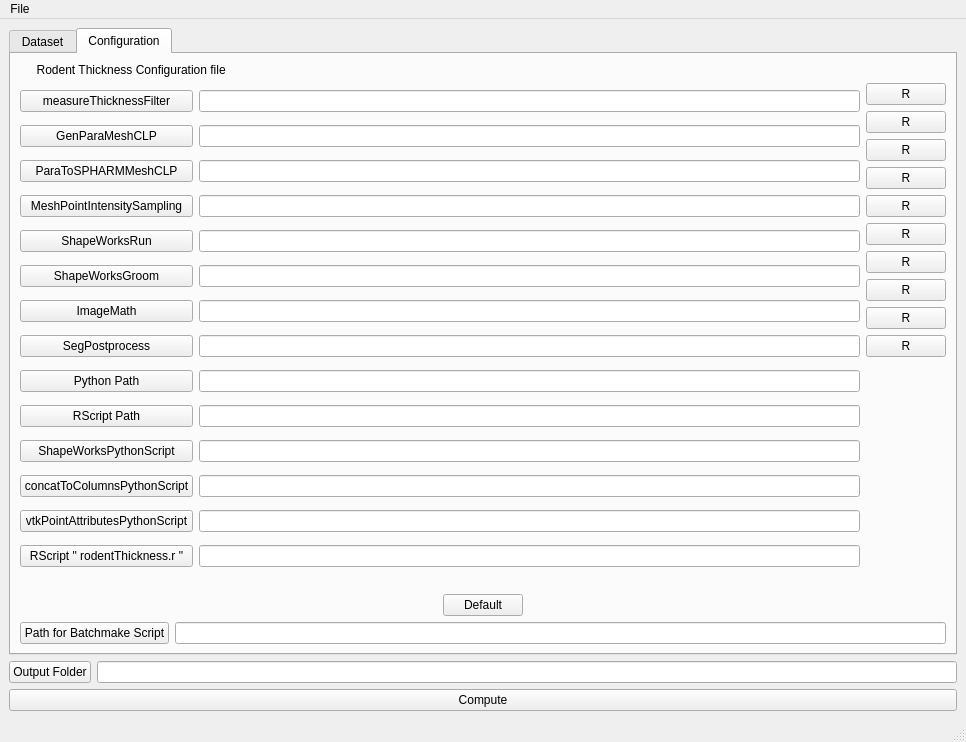
<?xml version="1.0" encoding="UTF-8"?>
<ui version="4.0">
 <class>MainWindow</class>
 <widget class="QMainWindow" name="MainWindow">
  <property name="geometry">
   <rect>
    <x>0</x>
    <y>0</y>
    <width>966</width>
    <height>742</height>
   </rect>
  </property>
  <property name="windowTitle">
   <string>MainWindow</string>
  </property>
  <widget class="QWidget" name="centralwidget">
   <layout class="QVBoxLayout" name="verticalLayout_4">
    <item>
     <widget class="QTabWidget" name="tabWidget">
      <property name="contextMenuPolicy">
       <enum>Qt::NoContextMenu</enum>
      </property>
      <property name="currentIndex">
       <number>1</number>
      </property>
      <widget class="QWidget" name="Dataset">
       <attribute name="title">
        <string>Dataset</string>
       </attribute>
       <widget class="QLabel" name="label">
        <property name="geometry">
         <rect>
          <x>160</x>
          <y>40</y>
          <width>491</width>
          <height>20</height>
         </rect>
        </property>
        <property name="text">
         <string>  ENTER THE SUBJECT THEN THE PATH AND THE NAME OF THE INPUT</string>
        </property>
       </widget>
       <widget class="QWidget" name="verticalLayoutWidget">
        <property name="geometry">
         <rect>
          <x>540</x>
          <y>90</y>
          <width>339</width>
          <height>251</height>
         </rect>
        </property>
        <layout class="QVBoxLayout" name="verticalLayout">
         <item>
          <spacer name="verticalSpacer">
           <property name="orientation">
            <enum>Qt::Vertical</enum>
           </property>
           <property name="sizeHint" stdset="0">
            <size>
             <width>20</width>
             <height>40</height>
            </size>
           </property>
          </spacer>
         </item>
         <item>
          <widget class="QPushButton" name="loaddataButton">
           <property name="text">
            <string>Load data</string>
           </property>
          </widget>
         </item>
         <item>
          <spacer name="verticalSpacer_3">
           <property name="orientation">
            <enum>Qt::Vertical</enum>
           </property>
           <property name="sizeHint" stdset="0">
            <size>
             <width>20</width>
             <height>40</height>
            </size>
           </property>
          </spacer>
         </item>
         <item>
          <widget class="QPushButton" name="savedatabutton">
           <property name="text">
            <string>Save data</string>
           </property>
          </widget>
         </item>
         <item>
          <spacer name="verticalSpacer_4">
           <property name="orientation">
            <enum>Qt::Vertical</enum>
           </property>
           <property name="sizeHint" stdset="0">
            <size>
             <width>20</width>
             <height>40</height>
            </size>
           </property>
          </spacer>
         </item>
         <item>
          <widget class="QCheckBox" name="StatisticBox">
           <property name="text">
            <string>Compute the statistic part after processing part</string>
           </property>
          </widget>
         </item>
         <item>
          <spacer name="verticalSpacer_2">
           <property name="orientation">
            <enum>Qt::Vertical</enum>
           </property>
           <property name="sizeHint" stdset="0">
            <size>
             <width>20</width>
             <height>40</height>
            </size>
           </property>
          </spacer>
         </item>
        </layout>
       </widget>
       <widget class="QWidget" name="horizontalLayoutWidget_2">
        <property name="geometry">
         <rect>
          <x>50</x>
          <y>90</y>
          <width>461</width>
          <height>251</height>
         </rect>
        </property>
        <layout class="QHBoxLayout" name="horizontalLayout_2">
         <item>
          <widget class="QTableWidget" name="tableWidget">
           <row>
            <property name="text">
             <string> Row 1</string>
            </property>
           </row>
           <row>
            <property name="text">
             <string>Row 2</string>
            </property>
           </row>
           <column>
            <property name="text">
             <string>subject</string>
            </property>
           </column>
           <column>
            <property name="text">
             <string>Input image</string>
            </property>
            <property name="font">
             <font>
              <pointsize>10</pointsize>
             </font>
            </property>
           </column>
           <column>
            <property name="text">
             <string>Group</string>
            </property>
           </column>
          </widget>
         </item>
        </layout>
       </widget>
       <widget class="QWidget" name="horizontalLayoutWidget">
        <property name="geometry">
         <rect>
          <x>50</x>
          <y>370</y>
          <width>451</width>
          <height>61</height>
         </rect>
        </property>
        <layout class="QHBoxLayout" name="horizontalLayout">
         <item>
          <spacer name="horizontalSpacer_4">
           <property name="orientation">
            <enum>Qt::Horizontal</enum>
           </property>
           <property name="sizeHint" stdset="0">
            <size>
             <width>40</width>
             <height>20</height>
            </size>
           </property>
          </spacer>
         </item>
         <item>
          <widget class="QPushButton" name="AddRowButton">
           <property name="text">
            <string>AddRow</string>
           </property>
          </widget>
         </item>
         <item>
          <spacer name="horizontalSpacer_5">
           <property name="orientation">
            <enum>Qt::Horizontal</enum>
           </property>
           <property name="sizeHint" stdset="0">
            <size>
             <width>40</width>
             <height>20</height>
            </size>
           </property>
          </spacer>
         </item>
         <item>
          <widget class="QPushButton" name="DeleteRowButton">
           <property name="text">
            <string>DeleteRow</string>
           </property>
          </widget>
         </item>
         <item>
          <spacer name="horizontalSpacer_3">
           <property name="orientation">
            <enum>Qt::Horizontal</enum>
           </property>
           <property name="sizeHint" stdset="0">
            <size>
             <width>40</width>
             <height>20</height>
            </size>
           </property>
          </spacer>
         </item>
        </layout>
       </widget>
      </widget>
      <widget class="QWidget" name="ConfigFile">
       <attribute name="title">
        <string>Configuration</string>
       </attribute>
       <layout class="QVBoxLayout" name="verticalLayout_3">
        <item>
         <widget class="QLabel" name="label_2">
          <property name="text">
           <string>     Rodent Thickness Configuration file</string>
          </property>
         </widget>
        </item>
        <item>
         <layout class="QHBoxLayout" name="horizontalLayout_3">
          <item>
           <layout class="QVBoxLayout" name="verticalLayout_5">
            <item>
             <widget class="QPushButton" name="measureThicknessFilterButton">
              <property name="text">
               <string>measureThicknessFilter</string>
              </property>
             </widget>
            </item>
            <item>
             <widget class="QPushButton" name="GenParaMeshCLPButton">
              <property name="text">
               <string>GenParaMeshCLP</string>
              </property>
             </widget>
            </item>
            <item>
             <widget class="QPushButton" name="ParaToSPHARMMeshCLPButton">
              <property name="text">
               <string>ParaToSPHARMMeshCLP</string>
              </property>
             </widget>
            </item>
            <item>
             <widget class="QPushButton" name="MeshPointIntensitySamplingButton">
              <property name="text">
               <string>MeshPointIntensitySampling</string>
              </property>
             </widget>
            </item>
            <item>
             <widget class="QPushButton" name="ShapeWorksRunButton">
              <property name="text">
               <string>ShapeWorksRun</string>
              </property>
             </widget>
            </item>
            <item>
             <widget class="QPushButton" name="ShapeWorksGroomButton">
              <property name="text">
               <string>ShapeWorksGroom</string>
              </property>
             </widget>
            </item>
            <item>
             <widget class="QPushButton" name="ImageMathButton">
              <property name="text">
               <string>ImageMath</string>
              </property>
             </widget>
            </item>
            <item>
             <widget class="QPushButton" name="SegPostprocessButton">
              <property name="text">
               <string>SegPostprocess</string>
              </property>
             </widget>
            </item>
            <item>
             <widget class="QPushButton" name="PythonPathButton">
              <property name="text">
               <string>Python Path</string>
              </property>
             </widget>
            </item>
            <item>
             <widget class="QPushButton" name="RScriptPathButton">
              <property name="text">
               <string>RScript Path</string>
              </property>
             </widget>
            </item>
            <item>
             <widget class="QPushButton" name="ShapeWorksPythonScriptButton">
              <property name="text">
               <string>ShapeWorksPythonScript</string>
              </property>
             </widget>
            </item>
            <item>
             <widget class="QPushButton" name="concatToColumnsPythonScriptButton">
              <property name="text">
               <string>concatToColumnsPythonScript</string>
              </property>
             </widget>
            </item>
            <item>
             <widget class="QPushButton" name="vtkPointAttributesPythonScriptButton">
              <property name="text">
               <string>vtkPointAttributesPythonScript</string>
              </property>
             </widget>
            </item>
            <item>
             <widget class="QPushButton" name="RScriptButton">
              <property name="text">
               <string>RScript &quot; rodentThickness.r &quot;</string>
              </property>
             </widget>
            </item>
           </layout>
          </item>
          <item>
           <layout class="QVBoxLayout" name="verticalLayout_6">
            <item>
             <widget class="QLineEdit" name="measureThicknessFilterPath"/>
            </item>
            <item>
             <widget class="QLineEdit" name="GenParaMeshCLPPath"/>
            </item>
            <item>
             <widget class="QLineEdit" name="ParaToSPHARMMeshCLPPath"/>
            </item>
            <item>
             <widget class="QLineEdit" name="MeshPointIntensitySamplingPath"/>
            </item>
            <item>
             <widget class="QLineEdit" name="ShapeWorksRunPath"/>
            </item>
            <item>
             <widget class="QLineEdit" name="ShapeWorksGroomPath"/>
            </item>
            <item>
             <widget class="QLineEdit" name="ImageMathPath"/>
            </item>
            <item>
             <widget class="QLineEdit" name="SegPostprocessPath"/>
            </item>
            <item>
             <widget class="QLineEdit" name="PythonPath"/>
            </item>
            <item>
             <widget class="QLineEdit" name="RScriptPath"/>
            </item>
            <item>
             <widget class="QLineEdit" name="ShapeWorksPythonScriptPath"/>
            </item>
            <item>
             <widget class="QLineEdit" name="concatToColumnsPythonScriptPath"/>
            </item>
            <item>
             <widget class="QLineEdit" name="vtkPointAttributesPythonScriptPath"/>
            </item>
            <item>
             <widget class="QLineEdit" name="RScriptRodentThicknessPath"/>
            </item>
           </layout>
          </item>
          <item>
           <layout class="QVBoxLayout" name="verticalLayout_2">
            <item>
             <layout class="QVBoxLayout" name="verticalLayout_11">
              <item>
               <widget class="QPushButton" name="measureThicknessFilterResetButton">
                <property name="text">
                 <string>R</string>
                </property>
               </widget>
              </item>
              <item>
               <widget class="QPushButton" name="GenParaMeshResetCLPButton">
                <property name="text">
                 <string>R</string>
                </property>
               </widget>
              </item>
              <item>
               <widget class="QPushButton" name="ParaToSPHARMMeshCLPResetButton">
                <property name="text">
                 <string>R</string>
                </property>
               </widget>
              </item>
              <item>
               <widget class="QPushButton" name="MeshPointIntensitySamplingResetButton">
                <property name="text">
                 <string>R</string>
                </property>
               </widget>
              </item>
              <item>
               <widget class="QPushButton" name="ShapeWorksRunResetButton">
                <property name="text">
                 <string>R</string>
                </property>
               </widget>
              </item>
              <item>
               <widget class="QPushButton" name="ShapeWorksGroomResetButton">
                <property name="text">
                 <string>R</string>
                </property>
               </widget>
              </item>
              <item>
               <widget class="QPushButton" name="ImageMathResetButton">
                <property name="text">
                 <string>R</string>
                </property>
               </widget>
              </item>
              <item>
               <widget class="QPushButton" name="SegPostprocessResetButton">
                <property name="text">
                 <string>R</string>
                </property>
               </widget>
              </item>
              <item>
               <widget class="QPushButton" name="PythonPathResetButton">
                <property name="text">
                 <string>R</string>
                </property>
               </widget>
              </item>
              <item>
               <widget class="QPushButton" name="RScriptPathResetButton">
                <property name="text">
                 <string>R</string>
                </property>
               </widget>
              </item>
              <item>
               <layout class="QVBoxLayout" name="verticalLayout_12">
                <item>
                 <spacer name="verticalSpacer_5">
                  <property name="orientation">
                   <enum>Qt::Vertical</enum>
                  </property>
                  <property name="sizeHint" stdset="0">
                   <size>
                    <width>20</width>
                    <height>40</height>
                   </size>
                  </property>
                 </spacer>
                </item>
               </layout>
              </item>
             </layout>
            </item>
           </layout>
          </item>
         </layout>
        </item>
        <item>
         <layout class="QHBoxLayout" name="horizontalLayout_4">
          <item>
           <spacer name="horizontalSpacer">
            <property name="orientation">
             <enum>Qt::Horizontal</enum>
            </property>
            <property name="sizeHint" stdset="0">
             <size>
              <width>40</width>
              <height>20</height>
             </size>
            </property>
           </spacer>
          </item>
          <item>
           <widget class="QPushButton" name="DefaultButton">
            <property name="text">
             <string>Default</string>
            </property>
           </widget>
          </item>
          <item>
           <spacer name="horizontalSpacer_2">
            <property name="orientation">
             <enum>Qt::Horizontal</enum>
            </property>
            <property name="sizeHint" stdset="0">
             <size>
              <width>40</width>
              <height>20</height>
             </size>
            </property>
           </spacer>
          </item>
         </layout>
        </item>
        <item>
         <layout class="QHBoxLayout" name="horizontalLayout_7">
          <item>
           <layout class="QVBoxLayout" name="verticalLayout_7">
            <item>
             <widget class="QPushButton" name="PathFilesBmsButton">
              <property name="text">
               <string>Path for Batchmake Script</string>
              </property>
             </widget>
            </item>
           </layout>
          </item>
          <item>
           <layout class="QVBoxLayout" name="verticalLayout_8">
            <item>
             <widget class="QLineEdit" name="PathFilesBmsPath"/>
            </item>
           </layout>
          </item>
         </layout>
        </item>
       </layout>
      </widget>
     </widget>
    </item>
    <item>
     <layout class="QHBoxLayout" name="horizontalLayout_5">
      <item>
       <widget class="QPushButton" name="OutputFolderButton">
        <property name="text">
         <string>Output Folder</string>
        </property>
       </widget>
      </item>
      <item>
       <widget class="QLineEdit" name="OutputFolderPath"/>
      </item>
     </layout>
    </item>
    <item>
     <layout class="QHBoxLayout" name="horizontalLayout_6">
      <item>
       <widget class="QPushButton" name="ComputeButton">
        <property name="text">
         <string>Compute</string>
        </property>
       </widget>
      </item>
     </layout>
    </item>
   </layout>
  </widget>
  <widget class="QMenuBar" name="menubar">
   <property name="geometry">
    <rect>
     <x>0</x>
     <y>0</y>
     <width>966</width>
     <height>25</height>
    </rect>
   </property>
   <widget class="QMenu" name="menuFile">
    <property name="title">
     <string>File</string>
    </property>
    <addaction name="actionLoad_Configuration"/>
    <addaction name="actionSave_Configuration"/>
    <addaction name="actionExit"/>
   </widget>
   <addaction name="menuFile"/>
  </widget>
  <widget class="QStatusBar" name="statusbar"/>
  <action name="actionLoad_Configuration">
   <property name="text">
    <string>Load Configuration</string>
   </property>
  </action>
  <action name="actionSave_Configuration">
   <property name="text">
    <string>Save Configuration</string>
   </property>
  </action>
  <action name="actionExit">
   <property name="text">
    <string>Exit</string>
   </property>
  </action>
 </widget>
 <resources/>
 <connections/>
</ui>
